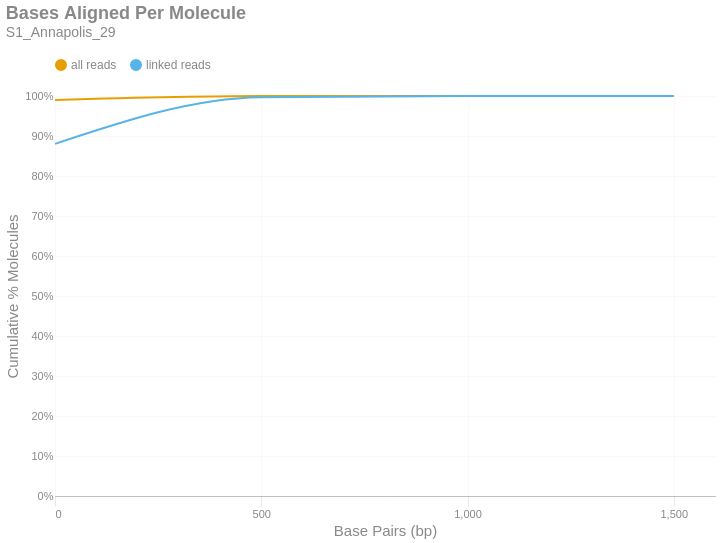

The notebook cell saved with this chart:
### Markdown cell above
### Bases Aligned Per Molecule
This is a cumulative frequency distribution showing the number of base pairs aligned per unique molecule. These data are shown in 500 bp bins. There are two distributions: one with `all reads` (yellow) and another with only `linked reads` (blue). The percent of molecules in the `linked reads` distribution is relative to the total number of linked molecules.

### Code cell
if SKIPLR:
    print_html(f"Skipped")
else:
    binned_df = consolidated_hist(valids['aligned_bp'], mask, 500, True)
    with SafeRender(binned_df):
        (
            density_plot(binned_df, 'Bases Aligned Per Molecule', samplename, 'basesper')
            .encode(
                x=alt.X('bin:Q', title="Base Pairs (bp)").axis(tickMinStep=500).scale(padding=0),
                y=alt.Y('value:Q', title='Cumulative % Molecules')
                    .axis(format='%')
                    .scale(domain = [0,1])
                    .stack(False),
                color=alt.Color("key:N").scale(domain = ["all reads", "linked reads"]),
                tooltip = [
                    alt.Tooltip("key:N", title = "Data Type"),
                    alt.Tooltip("range_label:N", title="Bases Aligned Per Molecule"),
                    alt.Tooltip("value:Q", format = ".2%", title="% Molecules (Cum.)")
                ]
            )
        ).display()

### Figure 1 — Vega-Lite specification as saved in the notebook (floating-point values rounded to 4 significant figures)
{"width": "container", "height": 400, "config": {"title": {"anchor": "start", "dy": -15, "fontSize": 18, "color": "#888888", "subtitleColor": "#888888", "subtitleFontSize": 14}, "arc": {"fill": "#0072B2"}, "axis": {"domainColor": "#888888", "domainWidth": 0.5, "gridWidth": 0.2, "grid": false, "titleFontWeight": 400, "titleFontSize": 15, "labelFontSize": 11, "labelColor": "#888888", "tickColor": "#888888", "tickWidth": 0.2, "titleColor": "#888888"}, "axisBand": {"grid": false}, "axisX": {"grid": true, "tickSize": 10, "domainCap": "round"}, "axisY": {"domain": false, "grid": true, "tickSize": 0, "domainCap": "round"}, "background": "transparent", "header": {"labelFontSize": 15, "labelColor": "#888888", "titleFontSize": 15, "titleFontWeight": 600, "titleColor": "#888888"}, "legend": {"labelFont": "sans-serif", "labelFontSize": 12, "labelColor": "#888888", "symbolSize": 100, "symbolType": "circle", "titleFontSize": 12, "titlePadding": 10, "titleColor": "#888888", "title": null, "orient": "top"}, "range": {"category": ["#E69F00", "#56B4E9", "#009E73", "#F0E442", "#0072B2", "#D55E00", "#CC79A7", "#000000"], "diverging": ["#cfe8f3", "#a2d4ec", "#73bfe2", "#46abdb", "#1696d2", "#12719e"]}, "area": {"fill": "#0072B2", "fillOpacity": 0.7, "line": true, "strokeOpacity": 0.7}, "line": {"color": "#0072B2", "stroke": "#0072B2", "strokeWidth": 2}, "trail": {"color": "#0072B2", "stroke": "#0072B2", "strokeWidth": 0, "size": 1}, "point": {"filled": true, "fillOpacity": 1.0, "size": 95}, "text": {"color": "#888888", "fontSize": 11, "align": "right", "fontWeight": 400, "size": 11}, "bar": {"fill": "#0072B2", "stroke": null}, "view": {"stroke": null, "continuousWidth": 660, "continuousHeight": 400}}, "data": {"name": "data-c9d49428c4bbfd33b4205822e178a1d4"}, "mark": {"type": "line", "interpolate": "monotone", "point": {"opacity": 0, "size": 275}}, "encoding": {"color": {"field": "key", "scale": {"domain": ["all reads", "linked reads"]}, "type": "nominal"}, "tooltip": [{"field": "key", "title": "Data Type", "type": "nominal"}, {"field": "range_label", "title": "Bases Aligned Per Molecule", "type": "nominal"}, {"field": "value", "format": ".2%", "title": "% Molecules (Cum.)", "type": "quantitative"}], "x": {"axis": {"tickMinStep": 500}, "field": "bin", "scale": {"padding": 0}, "title": "Base Pairs (bp)", "type": "quantitative"}, "y": {"axis": {"format": "%"}, "field": "value", "scale": {"domain": [0, 1]}, "stack": false, "title": "Cumulative % Molecules", "type": "quantitative"}}, "params": [{"name": "param_c36ac31b6afebe62", "select": {"type": "point", "fields": ["key"]}, "bind": "legend"}], "title": {"text": "Bases Aligned Per Molecule", "subtitle": "S1_Annapolis_29"}, "transform": [{"fold": ["all reads (cumsum)", "linked reads (cumsum)"]}, {"calculate": "replace(datum.key, ' (cumsum)', '')", "as": "key"}, {"filter": {"param": "param_c36ac31b6afebe62"}}], "usermeta": {"embedOptions": {"downloadFileName": "S1_Annapolis_29.basesper"}}, "$schema": "https://vega.github.io/schema/vega-lite/v6.1.0.json", "datasets": {"data-c9d49428c4bbfd33b4205822e178a1d4": [{"bin": "0.0", "interval": "0.0-500.0", "all reads": 0.9901, "linked reads": 0.8804, "all reads (cumsum)": 0.9901, "linked reads (cumsum)": 0.8804, "range_label": "0-499"}, {"bin": "500.0", "interval": "500.0-1000.0", "all reads": 0.009595, "linked reads": 0.1165, "all reads (cumsum)": 0.9997, "linked reads (cumsum)": 0.9969, "range_label": "500-999"}, {"bin": "1000.0", "interval": "1000.0-1500.0", "all reads": 0.0002494, "linked reads": 0.002998, "all reads (cumsum)": 1.0, "linked reads (cumsum)": 0.9999, "range_label": "1000-1499"}, {"bin": "1500.0", "interval": "1500.0-2000.0", "all reads": 9.189e-06, "linked reads": 0.000119, "all reads (cumsum)": 1.0, "linked reads (cumsum)": 1.0, "range_label": "1500-1999"}]}}
